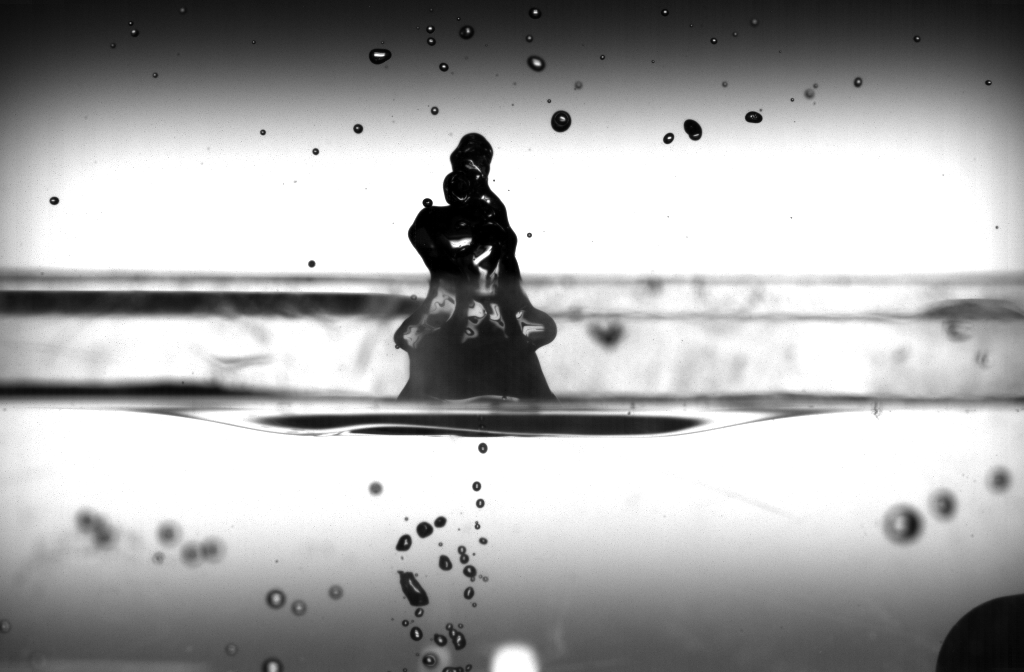
#> input picture images/screen_bulles.png, 1024 x 672 px, given in place of mes_haut4_bille3_1.avi, which was not available
$ python BubbleDetectionOnVid.py
#> lines starting #> are read from the running program, lines starting #| are printed output that depends on the picture; pictures that were not available may be replaced by others from this repository, and a replacement may not be noted
import cv2
import imutils
import numpy as np
from imutils import contours
from skimage import measure

filtrage = 1
path = "/media/mathieu/EHDD/videos_bille/"
videoName = "mes_haut4_bille3_1.avi"
cap = cv2.VideoCapture(path + videoName)
cap.set(cv2.CAP_PROP_POS_FRAMES, 450)

# fgbg = cv2.createBackgroundSubtractorKNN()
fgbg = cv2.createBackgroundSubtractorMOG2(history=15, varThreshold=3, detectShadows=True)
while cap.isOpened():
    ret, frame = cap.read()
#> frame is the input picture: shape (672, 1024, 3); min 0, max 255, mean 171.2

    if ret:
        IMAGE = cv2.cvtColor(frame, cv2.COLOR_BGR2GRAY)
        # Récupération de la taille de l'image pour crop
        height, width = IMAGE.shape
#> height = 672; width = 1024
        heightMin = 440
        heightMax = 900
        widthMin = 350
        widthMax = 700

        IMAGE_NEW = IMAGE[heightMin:heightMax, widthMin:widthMax]
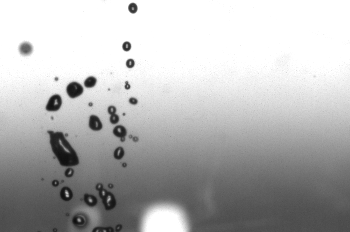
#> IMAGE_NEW: shape (232, 350); min 15, max 255, mean 182.3
        thresh = IMAGE_NEW
        if filtrage == 1:
        # Lissage de l'image
            thresh = cv2.erode(IMAGE_NEW, None, iterations=2)
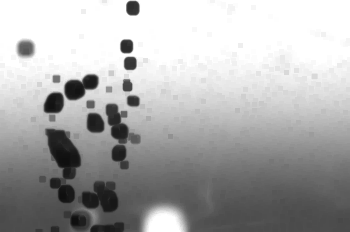
#> thresh: shape (232, 350); min 15, max 255, mean 172.8
            thresh = cv2.dilate(thresh, None, iterations=4)
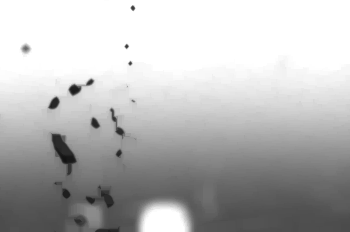
#> thresh: shape (232, 350); min 18, max 255, mean 185.4
            fgmask = fgbg.apply(thresh)
#> fgmask: shape (232, 350); every value is 127
            thresh = cv2.threshold(fgmask, 17, 255, cv2.THRESH_BINARY_INV)[1]
#> thresh: shape (232, 350); every value is 0
            thresh = cv2.adaptiveThreshold(fgmask, 255, cv2.ADAPTIVE_THRESH_GAUSSIAN_C,
                                            cv2.THRESH_BINARY, 15, 2)
#> thresh: shape (232, 350); every value is 255

            thresh = cv2.threshold(fgmask, 2, 255, cv2.THRESH_BINARY_INV)[1]


        elif filtrage == 2:
            # Autre traitement de l'image
            # Lissage de l'image
            thresh = cv2.erode(IMAGE_NEW, None, iterations=2)
            thresh = cv2.dilate(thresh, None, iterations=4)

            # Limite de coupure pour binariser l'image
            LimThresh = 90
            # Traitement du seuil pour toute l'image
            for x in range(thresh.shape[0]):
                for y in range(thresh.shape[1]):
                    # Si pixel trop clair, il devient blanc
                    if thresh[x, y] > LimThresh:
                        thresh[x, y] = 255
                    elif thresh[x, y] <= LimThresh:
                        thresh[x, y] = 0
    # =======================================================

        # Identification des contours
        contours = cv2.findContours(thresh, 1, 2)
#> contours = 0 contours
        cnts = imutils.grab_contours(contours)
#> cnts = []
        nb_bulles = len(cnts)
#> nb_bulles = 0
        txtframe = "frame: " + str(int(cap.get(cv2.CAP_PROP_POS_FRAMES)))
        txtbulle = "bulles: " + str(nb_bulles)
#> txtbulle = 'bulles: 0'
        font = cv2.FONT_HERSHEY_SIMPLEX
        # creating empty lists to save centers of each bubble
        xpos = []
        ypos = []


        # loop over the contours
        for c in cnts:
            # compute the center of the contour
            M = cv2.moments(c)
            # resize centers of the bubbles to fit original image
            try:
                cX = int(M["m10"] / M["m00"]) + widthMin
                cY = int(M["m01"] / M["m00"]) + heightMin
                # Place a circle on the center of the bubble
                cv2.circle(frame, (cX, cY), 3, (0, 0, 255), -1)
                cv2.putText(frame, txtbulle, (50, 100), font, 1, (50, 50, 255), 2, cv2.LINE_8)
                cv2.putText(frame, txtframe, (50, 50), font, 1, (50, 50, 255), 2, cv2.LINE_8)
            except ZeroDivisionError:
                pass
#> this loop made 0 passes

        cv2.imshow("output", frame)
        cv2.imshow("output2", thresh)

        if cv2.waitKey(200) & 0xFF == ord('q'):
#> (key q is pressed here)
            break
    else:
        break
# When everything done, release the capture
cap.release()
cv2.destroyAllWindows()
